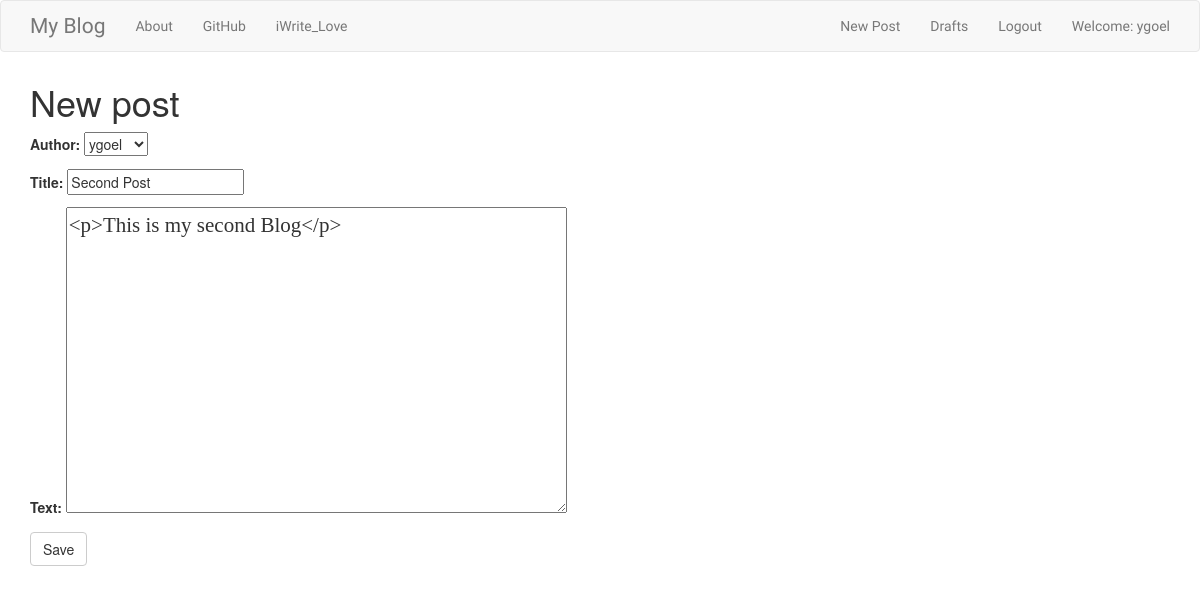
Screenshot of /post/2/edit/ (signed in) with the database file from the repository.
### blog/models.py (models this page shows, shortened)
class Post(models.Model):
    author = models.ForeignKey('auth.User', on_delete=models.CASCADE)
    title = models.CharField(max_length=200)
    text = models.TextField()
    created_date = models.DateTimeField(default=timezone.now())
    published_date = models.DateTimeField(blank=True,null=True)

### blog/views.py (the view)
# urls.py: url(r'^post/(?P<pk>\d+)/edit/$',views.PostUpdateView.as_view(),name='post_edit'),
class PostUpdateView(LoginRequiredMixin,UpdateView):
    login_url = '/login/'
    redirect_field_name = 'blog/post_detail.html'
    form_class = PostForm
    model = Post

### blog/forms.py
class PostForm(forms.ModelForm):
    class Meta():
        model = Post
        fields = ('author','title','text')
        widgets = {
            'title': forms.TextInput(attrs={'class': 'textinputclass'}),
            'text': forms.Textarea(attrs={'class': 'editable medium-editor-textarea postcontent'}),
        }

### blog/templates/blog/post_form.html (shortened to what this page needs)
{% extends "blog/base.html" %}
{% block content %}
  <h1>New post</h1>
  <form class="post-form" method="POST">
    {{form.as_p}}
    <button type="submit" class="save btn btn-default" >Save</button>
  </form>
{% endblock %}

### blog/templates/blog/base.html (shortened to what this page needs)
<!DOCTYPE html>
{% load static %}
<html lang="en" dir="ltr">
  <head>
    <link rel="stylesheet" href="https://maxcdn.bootstrapcdn.com/bootstrap/3.3.7/css/bootstrap.min.css">
    <link rel="stylesheet" href="//cdn.jsdelivr.net/npm/medium-editor@latest/dist/css/medium-editor.min.css" type="text/css" media="screen" charset="utf-8">
    <link rel="stylesheet" href="{% static 'css/blog.css' %}">
  </head>
  <body>
    <nav class="navbar navbar-default techfont custom-navbar">
      <div class="container">
        <ul class="nav navbar-nav">
          <li> <a  class="navbar-brand bigbrand" href="{% url 'post_list' %}">My Blog</a> </li>
          <li> <a href="{% url 'about' %}">About</a> </li>
          <li> <a href="https://www.github.com">GitHub</a> </li>
          <li> <a href="http://iwritelove.orgfree.com">iWrite_Love</a> </li>
        </ul>
        <ul class="nav navbar-nav navbar-right">
          {% if user.is_authenticated %}
          <li>
            <a href="{% url 'post_new' %}">New Post</a>
          </li>
          <li>
            <a href="{% url 'post_draft_list' %}">Drafts</a>
          </li>
          <li>
            <a href="{% url 'logout' %}">Logout</a>
          </li>
          <li>
            <a> Welcome: {{user.username}}</a>
          </li>
          {% else %}
            <li> <a class="nav navbar-right" href="{% url 'login' %}"><span class="glyphicon glyphicon-user"></span></a> </li>
          {% endif %}
        </ul>
      </div>
    </nav>
    <div class="content container">
      <div class="row">
        <div class="col-md-8">
          <div class="blog_posts">
            {% block content %}
            {% endblock %}
          </div>
        </div>
      </div>
    </div>
  </body>
</html>

### blog/static/css/blog.css (style rules this page uses)
.techfont { font-family: 'Viaoda Libre',sans-serif; font-size: 1em; margin-bottom: 10px; }
.bigbrand { font-size: 1.5em; }
.postcontent { font-family: 'Montserrat'; font-size: 1.5em; }

### rows the page displays
Post: author "ygoel", title "Second Post", text "<p>This is my second Blog</p>"

### other values shown
{{ user.username }} "ygoel"
